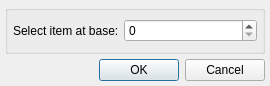
<?xml version="1.0" encoding="UTF-8"?>
<ui version="4.0">
 <class>GoToBaseDialog</class>
 <widget class="QDialog" name="GoToBaseDialog">
  <property name="geometry">
   <rect>
    <x>0</x>
    <y>0</y>
    <width>270</width>
    <height>86</height>
   </rect>
  </property>
  <property name="windowTitle">
   <string>Select item at base</string>
  </property>
  <property name="modal">
   <bool>false</bool>
  </property>
  <layout class="QVBoxLayout" name="verticalLayout">
   <property name="spacing">
    <number>5</number>
   </property>
   <property name="leftMargin">
    <number>5</number>
   </property>
   <property name="topMargin">
    <number>5</number>
   </property>
   <property name="rightMargin">
    <number>5</number>
   </property>
   <property name="bottomMargin">
    <number>5</number>
   </property>
   <item>
    <widget class="QGroupBox" name="groupBox">
     <property name="title">
      <string/>
     </property>
     <layout class="QHBoxLayout" name="horizontalLayout">
      <property name="spacing">
       <number>5</number>
      </property>
      <property name="leftMargin">
       <number>5</number>
      </property>
      <property name="topMargin">
       <number>5</number>
      </property>
      <property name="rightMargin">
       <number>5</number>
      </property>
      <property name="bottomMargin">
       <number>5</number>
      </property>
      <item>
       <widget class="QLabel" name="label">
        <property name="text">
         <string>Select item at base:</string>
        </property>
       </widget>
      </item>
      <item>
       <widget class="HexSpinBox" name="hexSpinBox">
        <property name="sizePolicy">
         <sizepolicy hsizetype="Expanding" vsizetype="Fixed">
          <horstretch>0</horstretch>
          <verstretch>0</verstretch>
         </sizepolicy>
        </property>
       </widget>
      </item>
     </layout>
    </widget>
   </item>
   <item>
    <widget class="QDialogButtonBox" name="buttonBox">
     <property name="orientation">
      <enum>Qt::Horizontal</enum>
     </property>
     <property name="standardButtons">
      <set>QDialogButtonBox::Cancel|QDialogButtonBox::Ok</set>
     </property>
    </widget>
   </item>
  </layout>
 </widget>
 <customwidgets>
  <customwidget>
   <class>HexSpinBox</class>
   <extends>QSpinBox</extends>
   <header>hexspinbox.h</header>
  </customwidget>
 </customwidgets>
 <tabstops>
  <tabstop>buttonBox</tabstop>
 </tabstops>
 <resources/>
 <connections>
  <connection>
   <sender>buttonBox</sender>
   <signal>accepted()</signal>
   <receiver>GoToBaseDialog</receiver>
   <slot>accept()</slot>
   <hints>
    <hint type="sourcelabel">
     <x>182</x>
     <y>185</y>
    </hint>
    <hint type="destinationlabel">
     <x>157</x>
     <y>194</y>
    </hint>
   </hints>
  </connection>
  <connection>
   <sender>buttonBox</sender>
   <signal>rejected()</signal>
   <receiver>GoToBaseDialog</receiver>
   <slot>reject()</slot>
   <hints>
    <hint type="sourcelabel">
     <x>182</x>
     <y>185</y>
    </hint>
    <hint type="destinationlabel">
     <x>286</x>
     <y>194</y>
    </hint>
   </hints>
  </connection>
 </connections>
</ui>
